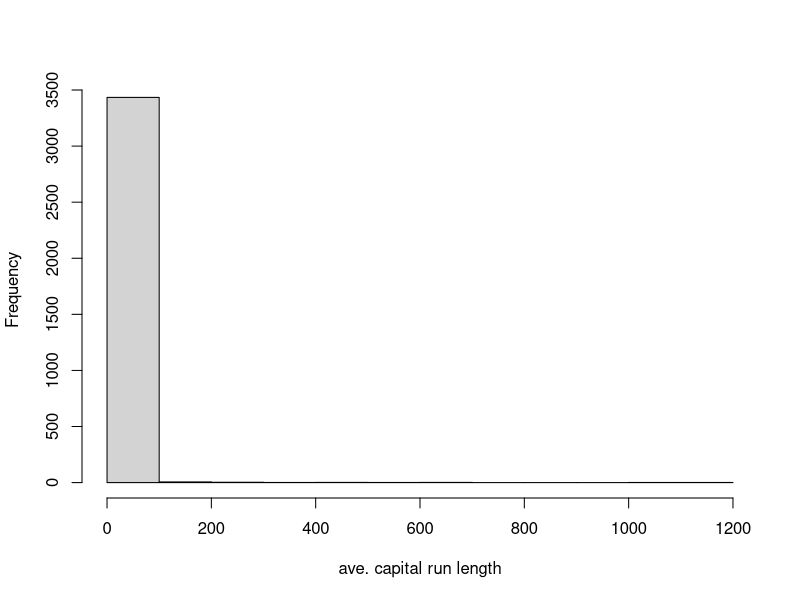

This figure's R source:
library(caret);

#spam data set is in the kernlab library
library(kernlab)
data(spam)

#split it into training and test sets
#split based on the type outcome with 75% to training set
inTrain <- createDataPartition(y=spam$type, p=0.75, list=FALSE)


training <- spam[inTrain,]
testing <- spam[-inTrain,]


#Other way to split data is using folds. in this case 10 folds
    #set.seed(32323)
    #folds <- createFolds(y=spam$type, k=10, list=TRUE, returnTrain = TRUE)


#Fitting a model to the data
#train using the glm method
#modelFit <- train(type ~. data=training, method = "glm" )


#Preprocessing

#Standardization :
#When variable values are skewed - when some outliers differ greatly from the mean, you have a high standard deviation
# It is important to standardize the variables so the ML algos do no get tricked
# eg in the spam dataset, the capitalAve is highly skewed
hist(training$capitalAve, main="", xlab = "ave. capital run length")
mean(training$capitalAve) # gives around 4.5
sd(training$capitalAve) # gives you around 34, which is high

#pre process using the proProcess function
preObj <- preProcess(training[,-58], method=c("center", "scale")) #center the variables to the mean and scale them to reduce standard deviation
trainCapAveS <- predict(preObj, training[,-58])$capitalAve
mean(trainCapAveS) # gives almost 0
sd(trainCapAveS) # gives 1
